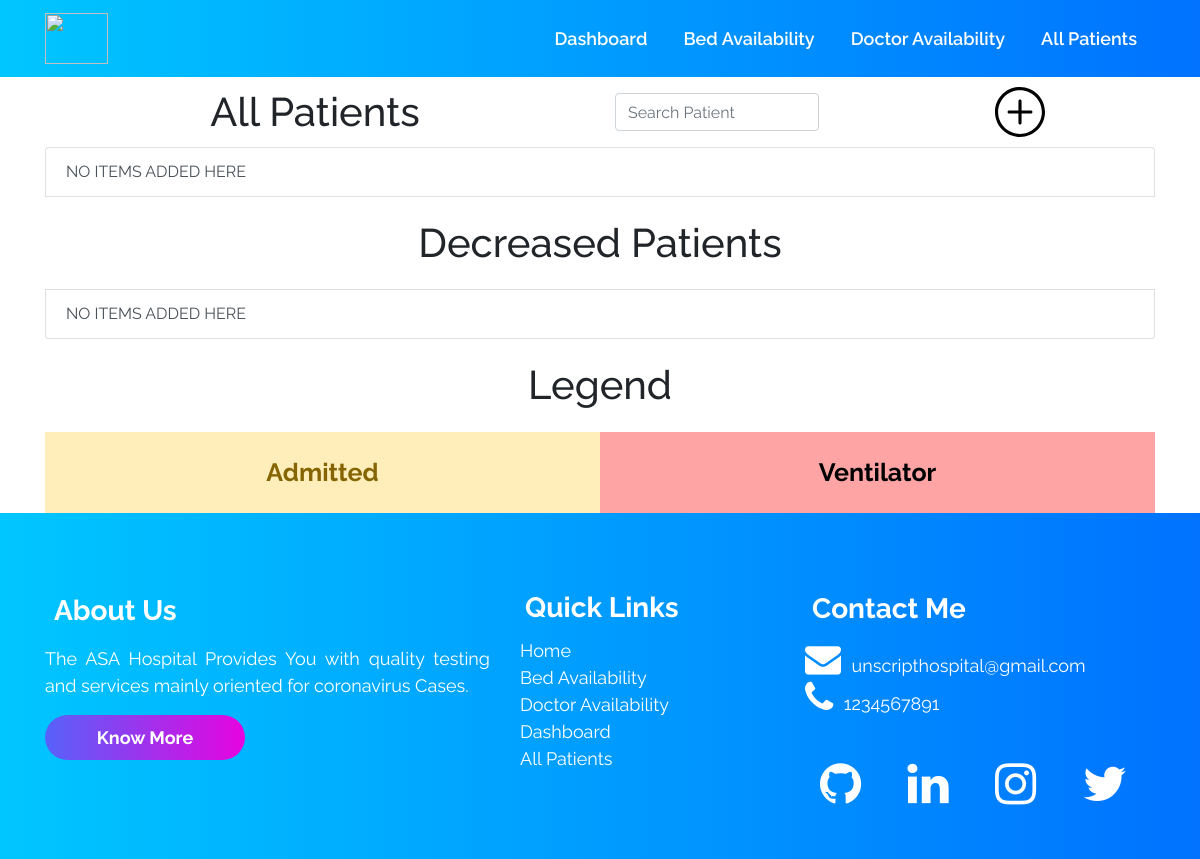
Before: /allpatients/ with the older database file.
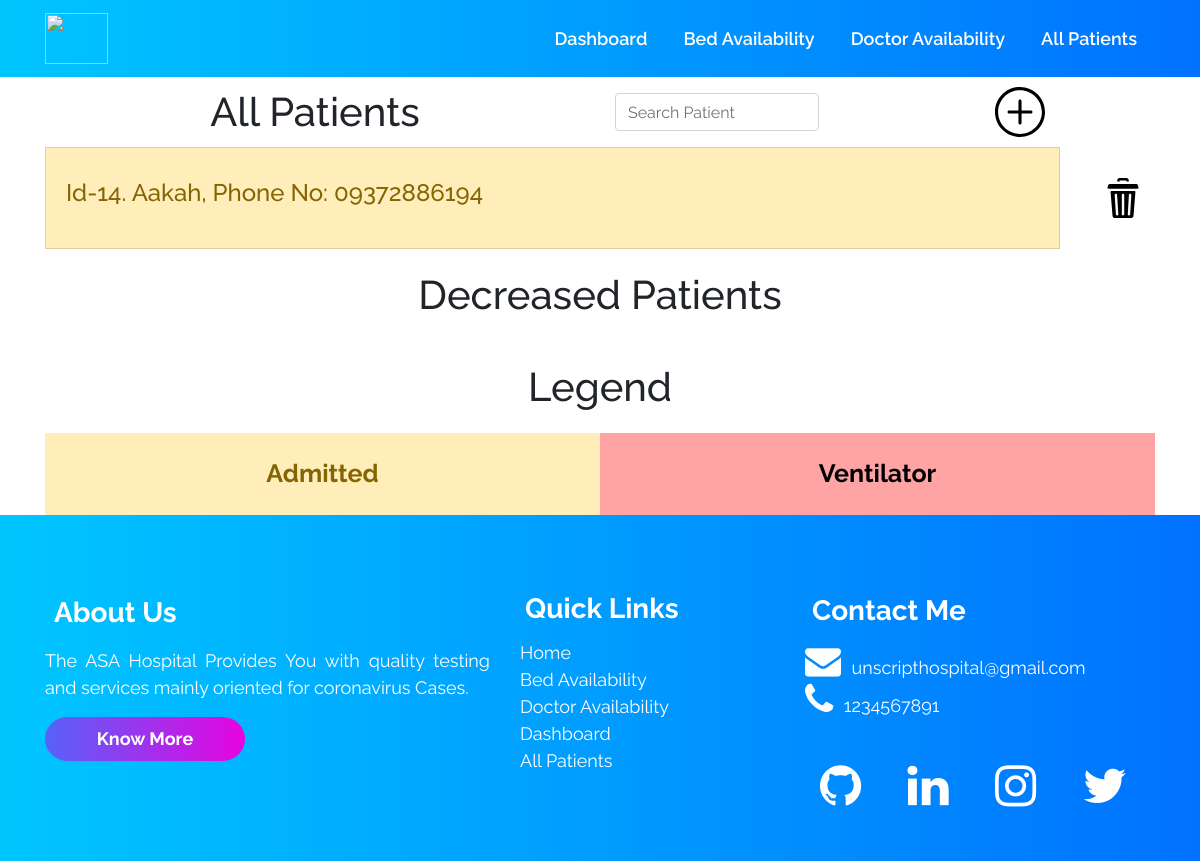
After: the same page with the newer database file.
### accounts/models.py (models this page shows, shortened)
class Patient (models.Model):
    patient_id = models.AutoField(primary_key=True)
    name = models.CharField(max_length=100)
    age = models.IntegerField()
    GENDERS = (
        (u'M', u'Male'),
        (u'F', u'Female'),
        (u'T', u'Transgender'),
        (u'O', u'Others'),
    )
    gender = models.CharField(max_length=2, null=True,
                              choices=GENDERS, default='M')
    phone = models.CharField(max_length=13)
    address = models.TextField(max_length=1000)
    email_id = models.EmailField(max_length=254)
    date_admitted = models.DateField(auto_now=False, auto_now_add=False)
    oxygen_level = models.IntegerField(default=90)
    temperature = models.IntegerField(default=97)
    decreased = models.BooleanField(default=False)
    doctor = models.ForeignKey(Doctor, on_delete=models.CASCADE, default="")
    covid_test_result = models.ForeignKey(
        Result, on_delete=models.CASCADE, default="")
    room_no_and_bed_no = models.ForeignKey(
        Room, on_delete=models.CASCADE, default="")

### accounts/views.py (the view)
# urls.py: path("allpatients/", views.allpatients, name='allPatients'),
def allpatients(request):
    all_patients_query_set = Patient.objects.all()
    context = {
        'all_patients_query_set': all_patients_query_set
    }
    return render(request, 'allpatients.html', context)

### templates/allpatients.html (shortened to what this page needs)
{% extends 'innerbase.html' %}
{% load static %}
{% block cssLinks %}
<link rel="stylesheet" href="{% static 'css/bed.css' %}">
<link rel="stylesheet" href="{% static 'css/allpatients.css' %}">
{% endblock %}
{% block body %}
<div class="container">
    <div class="row">
        <div class="col-md-6 ">
            <h1 class="text-center heading ">All Patients</h1>
        </div>
        <div class="col-md-4 d-flex align-items-center text-right">
            <form class="form-inline" action="/search" method="POST">
                <input class="form-control mr-sm-2" name="name" type="search" placeholder="Search Patient"
                    aria-label="Search" />
            </form>
        </div>
        <div class="col-md-2  d-flex align-items-center">
            <a href="/addpatient">
                <img src="{% static '/icons/plus.svg' %}" height="50px" alt="Add the patient">
            </a>
        </div>
    </div>
    <ul class="list-group">
        {% for patient in all_patients_query_set %}
        {% if patient.decreased %}
        {% else %}
        <div class="row">
            <div class="col-11"><a href="/patients/{{patient.patient_id}}" style="text-decoration: none;">
                    <li
                        class="list-group-item list-group-item-action {% if patient.room_no_and_bed_no.occupied %} list-group-item-warning  {% endif %} {% if patient.room_no_and_bed_no.ventilator %} list-group-item-danger {% endif %}">
                        <h4>Id-{{patient.patient_id}}. {{patient.name}}, Phone No: {{patient.phone}}</h4>
                    </li>
                </a></div>
            <div class="col-1 text-center align-self-center">
                <a href="/deletePatient/{{patient.patient_id}}">
                    <img src="{% static '/icons/delete.svg' %}" class="hover-item" width="40px" alt="Delete">
                </a>
            </div>
        </div>
        {% endif %}
        {% empty %}
        <li class="list-group-item list-group-item-action">NO ITEMS ADDED HERE</li>
        {% endfor %}
        <h1 class="text-center heading">Decreased Patients</h1>
        {% for patient in all_patients_query_set %}
        {% if patient.decreased %}
        <a href="/patients/{{patient.patient_id}}" style="text-decoration: none;">
            <li class="list-group-item list-group-item-action ">
                <h4>Id-{{patient.patient_id}}. {{patient.name}}, Phone No: {{patient.phone}}</h4>
            </li>
        </a>
        {% endif %}
        {% empty %}
        <li class="list-group-item list-group-item-action">NO ITEMS ADDED HERE</li>
        {% endfor %}
    </ul>
</div>
<div class="container">
    <h1 class="text-center heading-legend">Legend</h1>
    <div class="container">
        <div class="row text-center">
            <div class="col yellow list-group-item-warning  ">
                Admitted
            </div>
            <div class="col red">
                Ventilator
            </div>
        </div>
    </div>
</div>
{% endblock %}

Changed rows visible on the page:
added Patient: patient_id "14", name "Aakah", phone "09372886194", decreased False (drawn)
Other visible differences:
text no longer shown: "NO ITEMS ADDED HERE NO ITEMS ADDED HERE"
